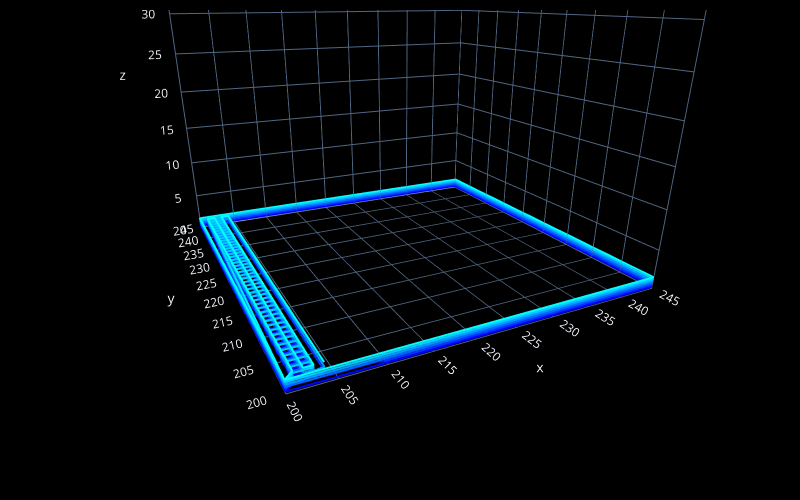
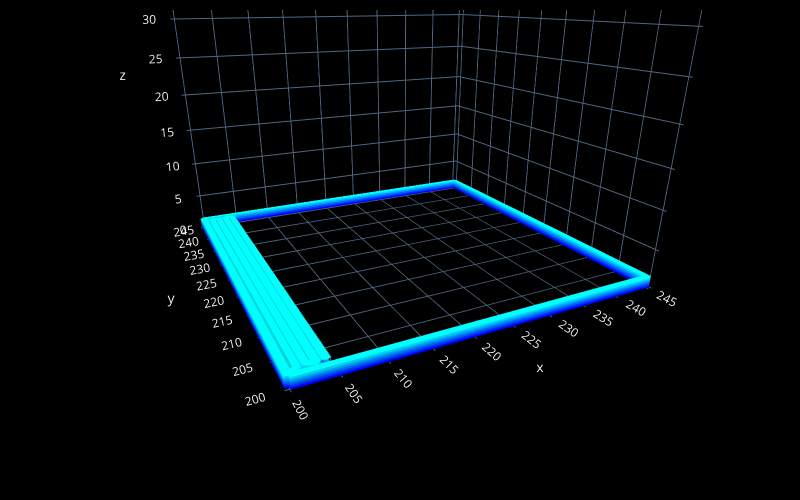

The notebook cell saved with these charts, in order:
### Code cell
# preview the design

fc.transform(steps, 'plot', fc.PlotControls(style='line', zoom=0.7))
# hover the cursor over the lines in the plot to check xyz positions of the points in the design

# uncomment the next line to create a plot with real heights/widths for extruded lines to preview the real 3D printed geometry
fc.transform(steps, 'plot', fc.PlotControls(style='tube', zoom=0.7, initialization_data={'extrusion_width': EW, 'extrusion_height': EH}))

# uncomment the next line to create a neat preview (click the top-left button in the plot for a .png file) - post and tag @FullControlXYZ :)
# fc.transform(steps, 'plot', fc.PlotControls(neat_for_publishing=True, zoom=0.5, initialization_data={'extrusion_width': EW, 'extrusion_height': EH}))

### Figure 1 — Plotly figure (JSON) as saved in the notebook; plotly's stock layout.template omitted (floating-point values rounded to 4 significant figures; data arrays with more than 128 entries replaced by an {"elided": "..."} marker saying what was removed)
{"data": [{"line": {"color": {"elided": "318 str values"}, "width": 4}, "mode": "lines", "showlegend": false, "type": "scatter3d", "x": {"elided": "318 int values"}, "y": {"elided": "318 int values"}, "z": {"elided": "318 float values"}}, {"marker": {"color": "red", "size": 2}, "mode": "markers", "showlegend": false, "type": "scatter3d", "x": [], "y": [], "z": []}], "layout": {"height": 500, "margin": {"b": 10, "l": 10, "pad": 4, "r": 10, "t": 10}, "paper_bgcolor": "black", "scene": {"aspectmode": "cube", "camera": {"center": {"x": 0, "y": 0, "z": -0.4861}, "eye": {"x": -0.7143, "y": -1.429, "z": 0.2143}}, "xaxis": {"backgroundcolor": "black", "nticks": 10, "range": [200.0, 245.0]}, "yaxis": {"backgroundcolor": "black", "nticks": 10, "range": [200.0, 245.0]}, "zaxis": {"backgroundcolor": "black", "nticks": 10, "range": [0, 45.0]}}, "width": 800}}

### Figure 2 — Plotly figure (JSON) as saved in the notebook; plotly's stock layout.template omitted (floating-point values rounded to 4 significant figures; data arrays with more than 128 entries replaced by an {"elided": "..."} marker saying what was removed)
{"data": [{"i": {"elided": "4976 int values"}, "j": {"elided": "4976 int values"}, "k": {"elided": "4976 int values"}, "type": "mesh3d", "vertexcolor": {"elided": "2492 str values"}, "x": {"elided": "2492 float values"}, "y": {"elided": "2492 float values"}, "z": {"elided": "2492 float values"}}, {"marker": {"color": "red", "size": 2}, "mode": "markers", "showlegend": false, "type": "scatter3d", "x": [], "y": [], "z": []}], "layout": {"height": 500, "margin": {"b": 10, "l": 10, "pad": 4, "r": 10, "t": 10}, "paper_bgcolor": "black", "scene": {"aspectmode": "cube", "camera": {"center": {"x": 0, "y": 0, "z": -0.4864}, "eye": {"x": -0.7143, "y": -1.429, "z": 0.2143}}, "xaxis": {"backgroundcolor": "black", "nticks": 10, "range": [199.5, 245.5]}, "yaxis": {"backgroundcolor": "black", "nticks": 10, "range": [199.5, 245.5]}, "zaxis": {"backgroundcolor": "black", "nticks": 10, "range": [0, 46.0]}}, "width": 800}}
